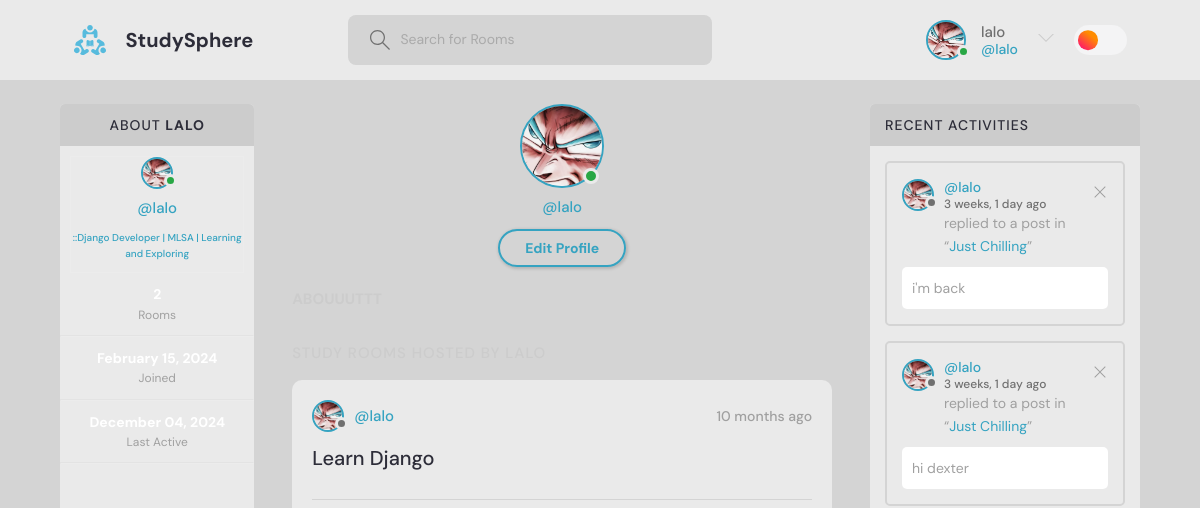
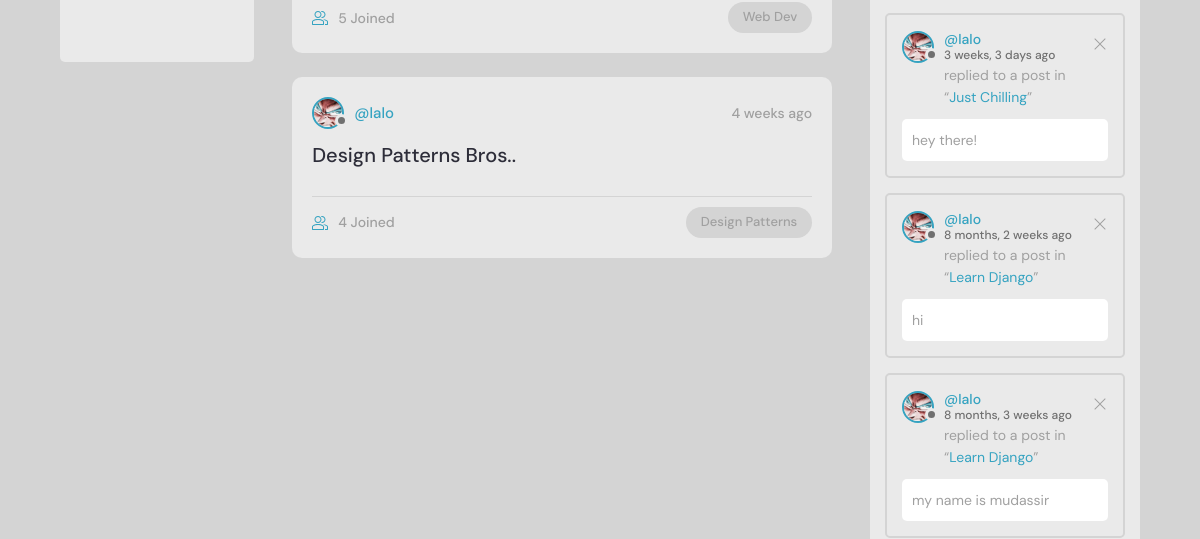
Before: /UserProfile/1 (signed in, upper part) with the older database file (2 pictures, top to bottom).
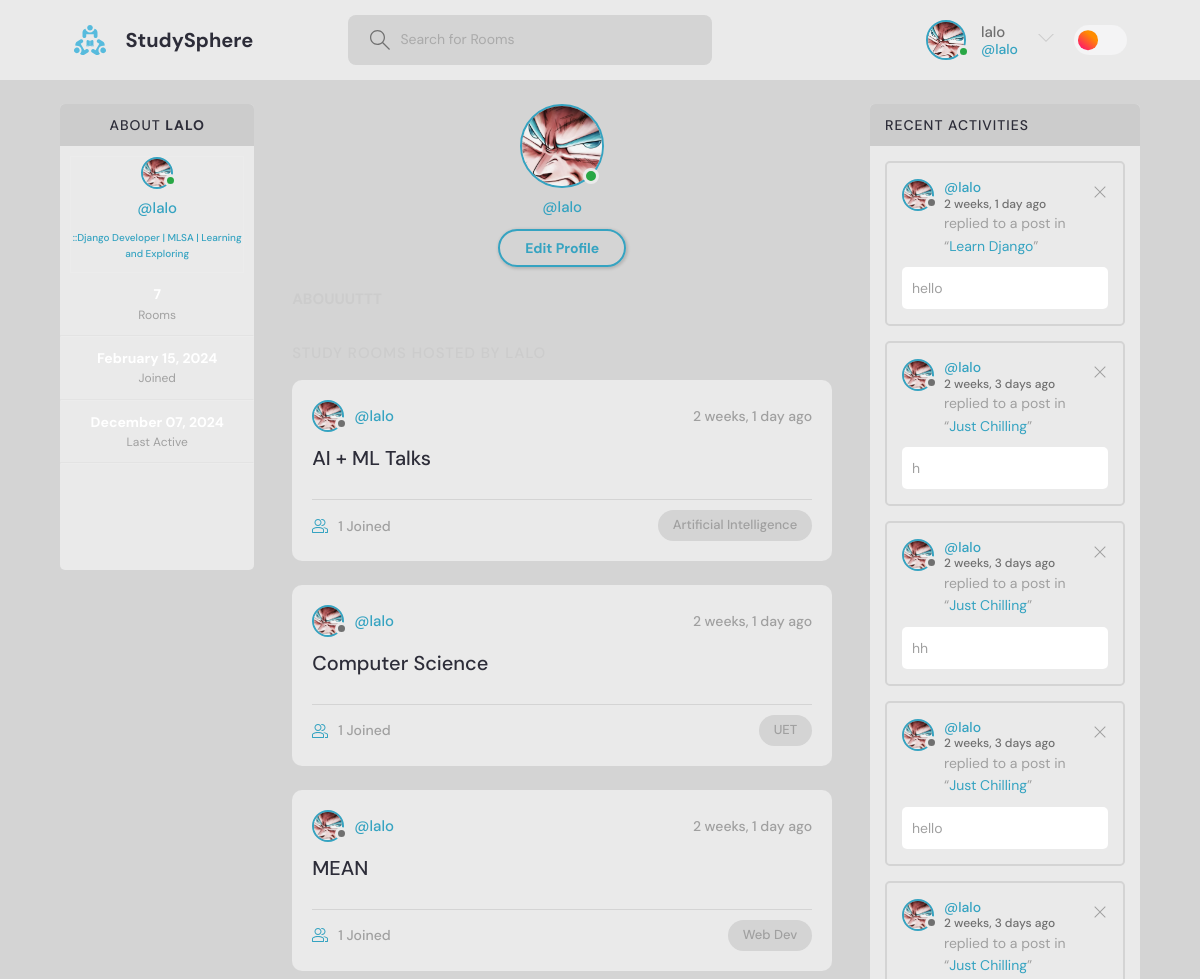
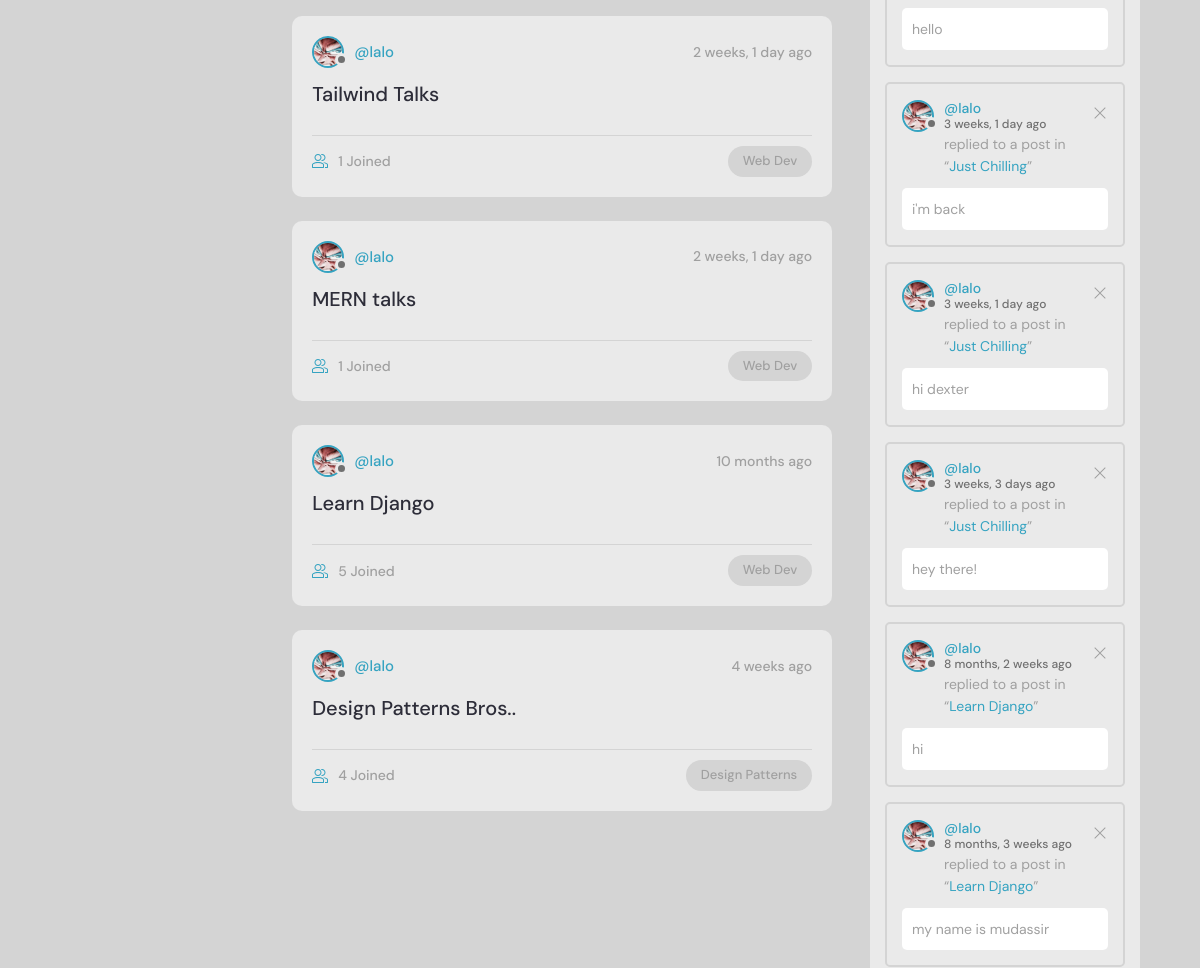
After: the same page with the newer database file (2 pictures, top to bottom).
### base/models.py (models this page shows, shortened)
class User(AbstractUser):
    username = models.CharField(max_length=100, unique=True)
    email = models.EmailField(max_length=200, unique=True)
    headline = models.CharField(max_length=200, null = True, blank = True)
    date_joined = models.DateTimeField(auto_now_add=True,null = True)
    last_login = models.DateTimeField(auto_now=True,null = True)
    Pfp = models.ImageField(default= 'images/avatar.svg',null=True)  # using pip install Pillow to install the pillow library to use the ImageField
    USERNAME_FIELD = 'email' # specifying the email as the username field helps us to login using the email instead of the username, which django use username by default for the authentication of the users(login and signup)
    REQUIRED_FIELDS = []

class Room(models.Model):
    name = models.CharField(max_length=50)
    description = models.TextField(null = True, blank = True)   #  setting to null means that it will be blank in the database if not filled out at runtime otherwise the data basebase will consider it as missing data   # blank means that it is not required to be filled out at runtime
    participants = models.ManyToManyField(User, related_name = 'participants', blank = True)  # this is the many to many field that we will be using to connect the room with the user, related_name is used to access the participants of the room from the user model, blank means that it is not required to be filled out at runtime
    host = models.ForeignKey(User, on_delete =  models.SET_NULL, null = True)   # when the host is deleted then all its rooms are delete as well
    topic = models.ForeignKey(Topic, on_delete =  models.SET_NULL, null = True)   # when the topic is deleted then all the rooms of that topic will be deleted as well
    updated = models.DateTimeField(auto_now=True)  # auto_now will update the time whenever the room is updated
    created = models.DateTimeField(auto_now_add=True)  # auto_now_add will update the time only when the room is created for the first time
    def __str__(self):
        return self.name
    class Meta:
        ordering = ['-updated','-created']   # here we are ordering the rooms according to the most recent updated and created room in the list..     The ( - ) sign means to update according to most recent....

class Topic(models.Model):
    name = models.TextField(max_length=100)

class Message(models.Model):
    user = models.ForeignKey(User, on_delete =  models.CASCADE)   # when the user is deleted then all its messages are delete as well
    body = models.CharField(max_length=1000)  # the body of the message
    room = models.ForeignKey(Room, on_delete =  models.CASCADE)
    updated = models.DateTimeField(auto_now=True)
    created = models.DateTimeField(auto_now_add=True)
    class Meta:                       # using this we can order the messages according to the most recent message
        ordering = ['-updated','-created'] #So we do not have to write ordering syntax again and again in the views.py file for everytime we get the messages of the room

### base/views.py (the view)
# urls.py: path('UserProfile/<str:pk>',views.UserProfile, name = "UserProfile"),  # url of the user profile page
@login_required(login_url="UserLogin")
def UserProfile(request,pk):
    user = User.objects.get(id = pk)
    rooms = user.room_set.all()  # getting all the rooms of the user
    topics = Topic.objects.all()
    UserMessages = user.message_set.all()
    context = {"user": user,"rooms":rooms , "topics":topics , "UserMessages":UserMessages}
    return render(request,'base/userProfile.html',context)

### base/templates/base/userProfile.html (shortened to what this page needs)
{% extends 'main.html' %}
{% block content %}
<main class="profile-page layout layout--3">
    <div class="container">
      {% include 'base/profileComponent.html' %}
      <div class="roomList">
        <div class="profile">
          <div class="profile__avatar">
            <div class="avatar avatar--large active">
              <img src="{{user.Pfp.url}}" />
            </div>
          </div>
          <div class="profile__info">
            <p>@{{user.username}}</p>
            {% if request.user == user %}
            <a href="{% url 'UpdateUser' %}" class="btn btn--main btn--pill">Edit Profile</a>
            {% endif %}
          </div>
          <div class="profile__about">
            <h3>Abouuuttt</h3>
          </div>
        </div>
        <div class="roomList__header">
          <div>
            <h2>Study Rooms hosted by {{user.username}}</a>
            </h2>
          </div>
        </div>
        {% include 'base/feedComponent.html' %}
      </div>
      {% include 'base/activityComponent.html' %}
    </div>
  </main>
  {% endblock content %}

### Templates/main.html (shortened to what this page needs)
<!DOCTYPE html>
{% load static%}
<html lang="en">
  <head>
    <link rel="stylesheet" href="{% static 'styles/style.css' %}" />
    <link rel="stylesheet" href="{% static 'styles/bookmark.css' %}" />
  </head>
  <body>
    {% include 'scrollToTop.html'%}
    {% include 'navbar.html'%}
    {% block content%}
    {% endblock%}
  </body>
</html>

### Templates/scrollToTop.html (shortened to what this page needs)
{% load static %}
<link rel="stylesheet" href="{% static 'styles/style.css' %}" />

### Templates/navBar.html (shortened to what this page needs)
{% load static %}
<header class="header header--loggedIn">
    <div class="container">
        <a href="{% url 'home' %}" class="header__logo">
            <img src="{% static 'images/logo.svg' %}" />
            <h1>StudySphere</h1>
        </a>
        <form class="header__search" method="GET" action="{% url 'home' %}">
            <label>
                <input name="q" placeholder="Search for Rooms" />
            </label>
        </form>
        <nav class="header__menu">
            {% if request.user.is_authenticated %}
            <div class="header__user">
                <a href="{% url 'UserProfile' request.user.id%}">
                    <div class="avatar avatar--medium active">
                        <img src="{{request.user.Pfp.url}}" />
                    </div>
                    <p>{{request.user.username}} <span>@{{request.user.username}}</span></p>
                </a>
                <button class="dropdown-button">
                    <svg version="1.1" xmlns="http://www.w3.org/2000/svg" width="32" height="32" viewBox="0 0 32 32">
                        <title>chevron-down</title>
                        <path d="M16 21l-13-13h-3l16 16 16-16h-3l-13 13z"></path>
                    </svg>
                </button>
            </div>
            {% else %}
            <a href="{% url 'UserLogin' %}">
                <img src="{% static 'images/avatar.svg' %}" />
                <p>Login</p>
            </a>
            {% endif %}
            <div class = "ThemeToggler">
                {% include 'theme.html'%}
            </div>
        </nav>
    </div>
</header>

### Templates/theme.html (shortened to what this page needs)
<!DOCTYPE html>
<html lang="en">
<head>
    {% load static %}
    <link rel="stylesheet" href="{% static 'styles/theme.css' %}">
</head>
<body>
    <label class="switch">
        <span class="slider"></span>
      </label>
</body>
</html>

### base/templates/base/profileComponent.html (shortened to what this page needs)
{% block content%}
 <div class="activities">
    <div class="activities__header"  >
        <h2 style="display: flex; align-items: center; justify-content: center;" >About&nbsp; <strong>{{request.user.username}}</strong></h2>
    </div>
    <div>
        <div class="profile-info-container">
            <div class="profile__avatar ">
                <div class="avatar avatar--small active">
                    <img src="{{request.user.Pfp.url}}" />
                </div>
            </div>
            <div class="profile__info">
                <p>@{{request.user.username}}</p>
                <div class= "profile-info-headline">
                   {% if  request.user.headline is not none%}
                      <p>::{{request.user.headline}}</p>
                   {% else%}
                      <a href="{% url 'UpdateUser' %}"><p> Enter Bio/Headline</p></a>
                   {% endif%}
                </div>
            </div>
       </div>
        <div class="profile-details-container">
          <div class="profile-details">
            <div class= "profile-details-info">
                <h6> {{request.user.room_set.count}}</h6>
                <span>Rooms</span>
            </div>
            <hr class= "profile-details-hr">
            <div class= "profile-details-info">
               <h6> {{request.user.date_joined|date:"F d, Y"}}</h6>
               <span>Joined</span>
            </div>
            <hr class= "profile-details-hr">
            <div class= "profile-details-info">
                <h6>{{request.user.last_login|date:"F d, Y"}}</h6>
                <span>Last Active</span>
            </div>
          </div>
        </div>
    </div>
    <hr class= "profile-details-hr">
    <div class="social-links">
        <ul class="social-list">
            <li>
            </li>
            <li>
            </li>
            <li>
            </li>
            <li>
            </li>
          </ul>
    </div>
  </div>
  {% endblock content%}

### base/templates/base/feedComponent.html (shortened to what this page needs)
{% for room in rooms %}
<div class="roomListRoom">
   <div class="roomListRoom__header">
       <a href="{% url 'UserProfile' room.host.id %}" class="roomListRoom__author">
           <div class="avatar avatar--small">
               <img src="{{room.host.Pfp.url}}" />
           </div>
           <span>@{{room.host.username}}</span>
       </a>
       <div class="roomListRoom__actions">
           <span>{{room.created|timesince}} ago</span>
       </div>
   </div>
   <div class="roomListRoom__content">
      <a href="{% url 'room' room.id %}">{{room.name}}</a>
      <span>&nbsp; &nbsp;{{room.description}}</span>
  </div>
  <div class="roomListRoom__meta">
   <a href="{% url 'room' room.id %}" class="roomListRoom__joined">
       {{room.participants.all.count}} Joined  {% comment %} getting the count of the participants in the room as it is a many to many field {% endcomment %}
   </a>
   <p class="roomListRoom__topic">{{room.topic.name}}</p>   {% comment %} getting the topic of the roooom {% endcomment %}
</div>
</div>
{% endfor %}

### base/templates/base/activityComponent.html (shortened to what this page needs)
<div class="activities">
  <div class="activities__header">
      <h2>Recent Activities</h2>
  </div>
    {% for message in UserMessages %}
    <div class="activities__box">
        <div class="activities__boxHeader roomListRoom__header">
            <a href="{% url 'UserProfile' message.user.id %}" class="roomListRoom__author">
                <div class="avatar avatar--small">
                    <img src="{{message.user.Pfp.url}}" />
                </div>
                <p>
                    @{{message.user.username}}
                    <span>{{message.created|timesince}} ago</span>
                </p>
            </a>
            {% if request.user == message.user %}
               <div class="roomListRoom__actions">
                   <a href="{% url 'delete-message'  message.id %}">
                       <svg version="1.1" xmlns="http:// www.  w3.org/2000/svg" width="32"    height="32" viewBox="0 0 32 32">
                           <title>remove</title>
                           <path
                            d="M27.314 6.019l-1.333-1.333-9.98 9.981-9.981-9.981-1.333 1.333 9.981 9.981-9.981 9.98 1.333 1.333 9.981-9.98 9.98 9.98 1.333-1.333-9.98-9.98 9.98-9.981z">
                           </path>
                       </svg>
                   </a>
               </div>
            {% endif %}
        </div>
        <div class="activities__boxContent">
            <p>replied to a post in
                <br>
                <span>“<a href="{% url 'room' message.room.id %}">{{message.room}}</a>”</span>
            </p>
            <div class="activities__boxRoomContent">{{message.body}}</div>
        </div>
    </div>
    {% endfor %}
</div>

### static/styles/theme.css (style rules this page uses)
.slider { background-color: #f4f4f5; }
.slider:before { background: linear-gradient(40deg, #ff8c00, #ff0080); }
.switch { display: inline-block; position: relative; width: 3.5em; height: 2em; }
.slider { position: absolute; top: 0; left: 0; right: 0; bottom: 0; background-color: #f4f4f5; transition: 0.4s; border-radius: 30px; }
.slider:before { content: ""; position: absolute; height: 1.4em; width: 1.4em; border-radius: 50%; background: linear-gradient(40deg, #ff0080, #ff8c00 70%); top: 50%; left: 0.3em; transform: translateY(-50%); transition: 0.4s; }

Changed rows visible on the page:
changed User "lalo": user.room_set.count "2" → "7"; user.last_login "December 04, 2024" → "December 07, 2024"
added Room: host.Pfp (picture), host.username "lalo", created "2 weeks, 1 day", name "AI + ML Talks", participants.all.count "1", topic.name "Artificial Intelligence"
added Room: host.Pfp (picture), host.username "lalo", created "2 weeks, 1 day", name "Computer Science", participants.all.count "1", topic.name "UET"
added Room: host.Pfp (picture), host.username "lalo", created "2 weeks, 1 day", name "MEAN", participants.all.count "1", topic.name "Web Dev"
added Room: host.Pfp (picture), host.username "lalo", created "2 weeks, 1 day", name "Tailwind Talks", participants.all.count "1", topic.name "Web Dev"
added Room: host.Pfp (picture), host.username "lalo", created "2 weeks, 1 day", name "MERN talks", participants.all.count "1", topic.name "Web Dev"
added Message: user.Pfp (picture), user.username "lalo", created "2 weeks, 1 day", room "Learn Django", body "hello"
added Message: user.Pfp (picture), user.username "lalo", created "2 weeks, 3 days", room "Just Chilling", body "h"
added Message: user.Pfp (picture), user.username "lalo", created "2 weeks, 3 days", room "Just Chilling", body "hh"
added Message: user.Pfp (picture), user.username "lalo", created "2 weeks, 3 days", room "Just Chilling", body "hello"
added Message: user.Pfp (picture), user.username "lalo", created "2 weeks, 3 days", room "Just Chilling", body "hello"
